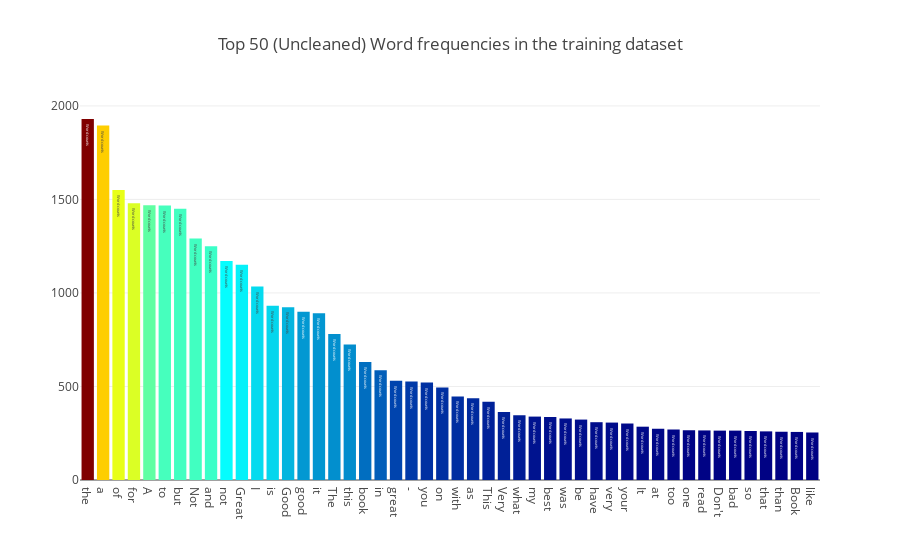

Notebook code cell kept with this figure:
### Code cell
# Review Title data
all_words = data_df['Review Title'].str.split(expand=True).unstack().value_counts()
data = [go.Bar(
            x = all_words.index.values[0:50],
            y = all_words.values[2:50],
            marker= dict(colorscale='Jet',
                         color = all_words.values[0:50]
                        ),
            text='Word counts'
    )]

layout = go.Layout(
    title='Top 50 (Uncleaned) Word frequencies in the training dataset'
)

fig = go.Figure(data=data, layout=layout)

py.iplot(fig, filename='basic-bar')

### Figure 1 — Plotly figure (JSON) as saved in the notebook; plotly's stock layout.template omitted (floating-point values rounded to 4 significant figures)
{"data": [{"marker": {"color": [3040, 2128, 1930, 1895, 1550, 1479, 1469, 1467, 1450, 1291, 1250, 1171, 1151, 1034, 931, 923, 900, 892, 780, 725, 631, 587, 530, 526, 521, 495, 447, 437, 419, 364, 346, 339, 337, 329, 323, 309, 307, 302, 285, 274, 270, 266, 265, 264, 264, 262, 260, 258, 257, 254], "colorscale": "Jet"}, "text": "Word counts", "type": "bar", "x": ["the", "a", "of", "for", "A", "to", "but", "Not", "and", "not", "Great", "I", "is", "Good", "good", "it", "The", "this", "book", "in", "great", "-", "you", "on", "with", "as", "This", "Very", "what", "my", "best", "was", "be", "have", "very", "your", "It", "at", "too", "one", "read", "Don't", "bad", "so", "that", "than", "Book", "like", "are", "better"], "y": [1930, 1895, 1550, 1479, 1469, 1467, 1450, 1291, 1250, 1171, 1151, 1034, 931, 923, 900, 892, 780, 725, 631, 587, 530, 526, 521, 495, 447, 437, 419, 364, 346, 339, 337, 329, 323, 309, 307, 302, 285, 274, 270, 266, 265, 264, 264, 262, 260, 258, 257, 254]}], "layout": {"title": "Top 50 (Uncleaned) Word frequencies in the training dataset"}}
